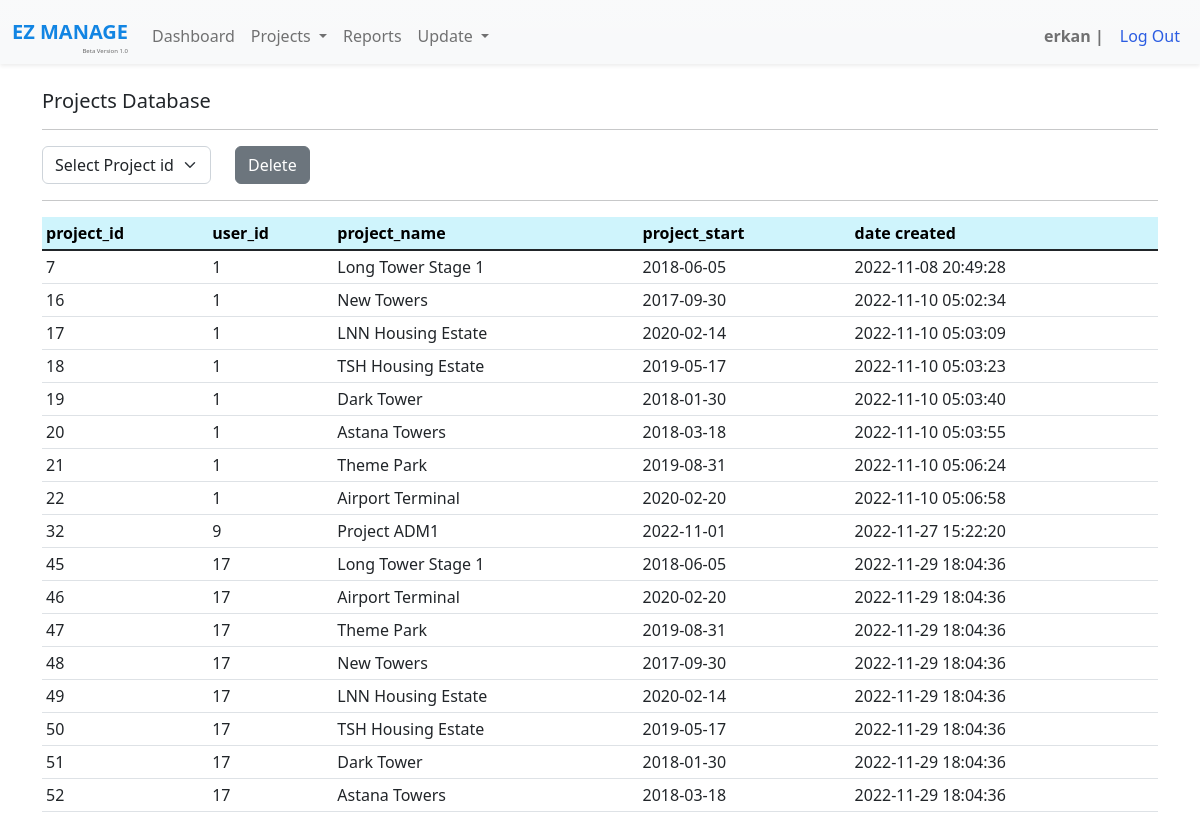
The page /admprojects (signed in) on the database its author committed.
### tables this page shows
CREATE TABLE projects( project_id INTEGER PRIMARY KEY AUTOINCREMENT NOT NULL , user_id INTEGER NOT NULL, project_name TEXT NOT NULL, project_start DATE ,date DATETIME , FOREIGN KEY(user_id) REFERENCES users(user_id));

### app.py (the view)
@app.route("/admprojects", methods=["GET", "POST"])
@login_required
def admprojects():
    projects = db.execute("SELECT * FROM projects")
    if request.method == "POST":
        project_id = request.form.get("project_id")
        db.execute("DELETE FROM projects WHERE project_id=?", project_id)
        errmsg = 0
        flash(f"project_name {project_id} is removed from database")
        return render_template("admprojects.html", projects=projects, errmsg=errmsg)
    projects = db.execute("SELECT * FROM projects")
    return render_template("admprojects.html", projects=projects)

### app.py (called while the page is built)
@app.after_request
def after_request(response):
    response.headers["Cache-Control"] = "no-cache, no-store, must-revalidate"
    response.headers["Expires"] = 0
    response.headers["Pragma"] = "no-cache"
    return response

def login_required(f):
    @wraps(f)
    def decorated_function(*args, **kwargs):
        if session.get("user_id") is None:
            return redirect("/login")
        return f(*args, **kwargs)
    return decorated_function

### templates/admprojects.html (shortened to what this page needs)
{% extends "main_layout.html" %}
{% block main %}
    <h5>Projects Database</h5>
    <hr>
    <div >
        <form class="row g-4" action="/admprojects" method="post">
            <div class="col-auto">
            <select class="form-select" name="project_id">
                <option value="Project id" selected>Select Project id</option>
            </select>
            </div>
            <div class="col-auto">
                <button class="btn btn-secondary" type="submit" >Delete</button>
            </div>
        </form>
    </div>
    <hr>
    <div class="table-responsive">
        <table class="table table-sm text-nowrap" id="activities">
            <thead class="table-info">
                <tr>
                    <th class="text-start">project_id</th>
                    <th class="text-start">user_id</th>
                    <th class="text-start">project_name</th>
                    <th class="text-start">project_start</th>
                    <th class="text-start">date created</th>
                </tr>
            </thead>
            <tbody class="table-group-divider ">
                {% for projects in projects %}
                <tr>
                    <td class="text-start">{{ projects.project_id }}</td>
                    <td class="text-start">{{ projects.user_id }}</td>
                    <td class="text-start">{{ projects.project_name }}</td>
                    <td class="text-start">{{ projects.project_start }}</td>
                    <td class="text-start">{{ projects.date }}</td>
                </tr>
                {% endfor %}
            </tbody>
        </table>
    </div>
{% endblock %}

### static/styles.css (style rules this page uses)
body { padding-top: 65px; }

### rows shown on the page
projects: project_id "7", user_id "1", project_name "Long Tower Stage 1", project_start "2018-06-05", date "2022-11-08 20:49:28"
projects: project_id "16", user_id "1", project_name "New Towers", project_start "2017-09-30", date "2022-11-10 05:02:34"
projects: project_id "17", user_id "1", project_name "LNN Housing Estate", project_start "2020-02-14", date "2022-11-10 05:03:09"
projects: project_id "18", user_id "1", project_name "TSH Housing Estate", project_start "2019-05-17", date "2022-11-10 05:03:23"
projects: project_id "19", user_id "1", project_name "Dark Tower", project_start "2018-01-30", date "2022-11-10 05:03:40"
projects: project_id "20", user_id "1", project_name "Astana Towers", project_start "2018-03-18", date "2022-11-10 05:03:55"
projects: project_id "21", user_id "1", project_name "Theme Park", project_start "2019-08-31", date "2022-11-10 05:06:24"
projects: project_id "22", user_id "1", project_name "Airport Terminal", project_start "2020-02-20", date "2022-11-10 05:06:58"
projects: project_id "32", user_id "9", project_name "Project ADM1", project_start "2022-11-01", date "2022-11-27 15:22:20"
projects: project_id "45", user_id "17", project_name "Long Tower Stage 1", project_start "2018-06-05", date "2022-11-29 18:04:36"
projects: project_id "46", user_id "17", project_name "Airport Terminal", project_start "2020-02-20", date "2022-11-29 18:04:36"
projects: project_id "47", user_id "17", project_name "Theme Park", project_start "2019-08-31", date "2022-11-29 18:04:36"
projects: project_id "48", user_id "17", project_name "New Towers", project_start "2017-09-30", date "2022-11-29 18:04:36"
projects: project_id "49", user_id "17", project_name "LNN Housing Estate", project_start "2020-02-14", date "2022-11-29 18:04:36"
projects: project_id "50", user_id "17", project_name "TSH Housing Estate", project_start "2019-05-17", date "2022-11-29 18:04:36"
projects: project_id "51", user_id "17", project_name "Dark Tower", project_start "2018-01-30", date "2022-11-29 18:04:36"
projects: project_id "52", user_id "17", project_name "Astana Towers", project_start "2018-03-18", date "2022-11-29 18:04:36"

### other values the page prints
{{ session["username"] }} "erkan"
